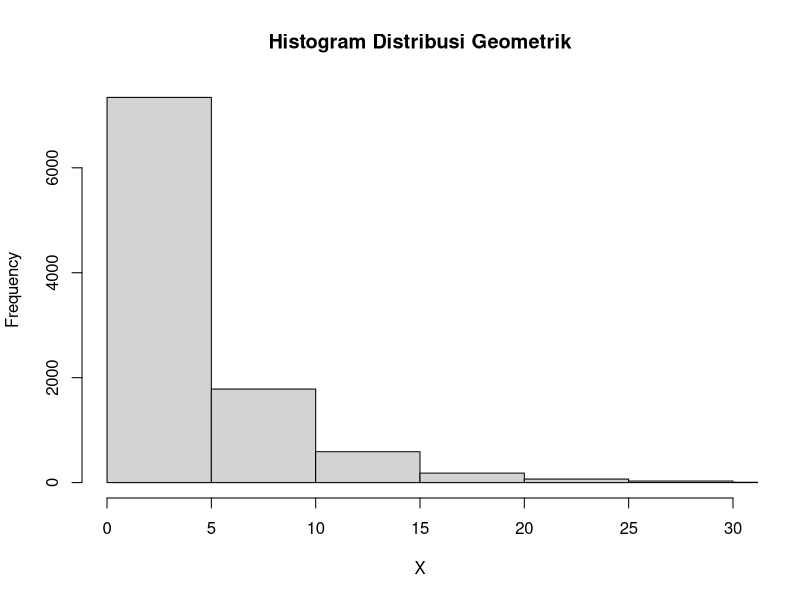

Here is the R script that generated this plot:
#No 1. Penyurvei memilih acak orang sampai bertemu yang menghadiri acara sebelumnya
#No 1a. Peluang penyurvei tidak menghadiri
x = 3
p = 0.20
dgeom(x, p)

#No 1b. Mean dengan 10000 random
n = 10000
prob = 0.20
x = 3
mean(rgeom(n, prob) == x)

#No 1c. Perbandingan hasil a dan b
# 1a -> hasilnya akan tetap sama 
# 1b -> hasilnya berbeda-beda karena nilai yang diambil merupakan nilai acak

#No 1d. Histogram peluang x=3 gagal sebelum sukses pertama
set.seed(0)
hist(rgeom(n, prob),
  main="Histogram Distribusi Geometrik", 
  xlim = c(0,30), xlab = "X",
)

#No 1e. Nilai rataan dan varian
e1 <- (rataan = n/p)
e2 <- (varian <- (n-p)/(p^2))
e1
e2